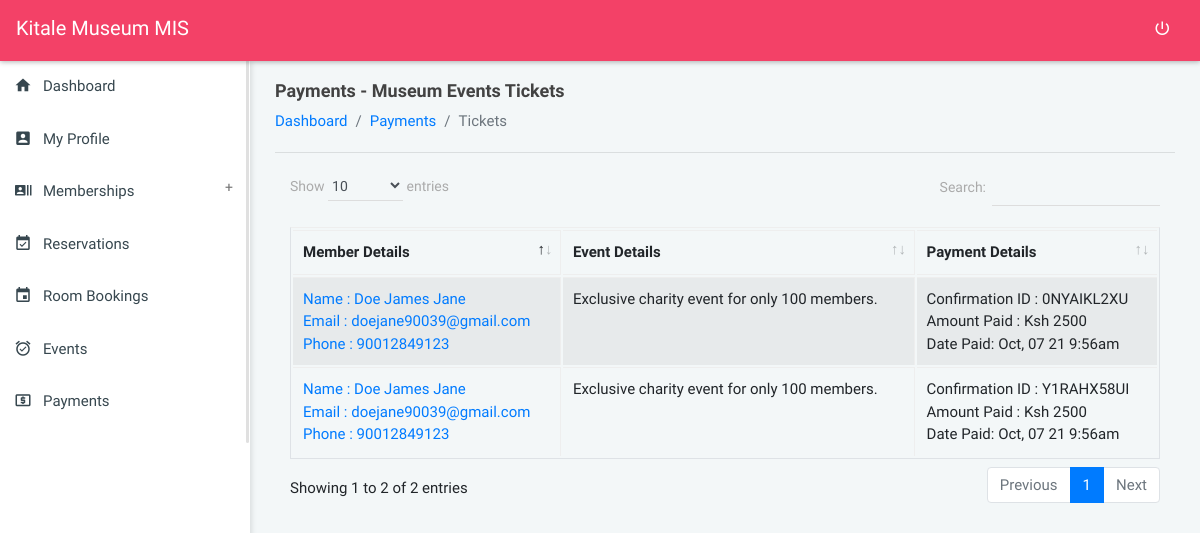
The page /modules_payments_tickets.php (signed in) on the database its author committed.
### tables this page shows
CREATE TABLE `settings` (
  `id` int(20) NOT NULL,
  `name` longtext DEFAULT NULL,
  `tagline` longtext DEFAULT NULL,
  `logo` longtext DEFAULT NULL,
  `mailer_host` varchar(200) DEFAULT NULL,
  `mailer_username` varchar(200) DEFAULT NULL,
  `mailer_from_email` varchar(200) DEFAULT NULL,
  `mailer_password` varchar(200) DEFAULT NULL
);

CREATE TABLE `payments` (
  `payment_id` varchar(200) NOT NULL,
  `payment_user_id` varchar(200) NOT NULL,
  `payment_amount` varchar(200) NOT NULL,
  `payment_confirmation_code` varchar(200) NOT NULL,
  `payment_service_paid_id` varchar(200) NOT NULL,
  `payment_created_at` timestamp(6) NOT NULL DEFAULT current_timestamp(6) ON UPDATE current_timestamp(6)
);

CREATE TABLE `users` (
  `user_id` varchar(200) NOT NULL,
  `user_name` varchar(200) DEFAULT NULL,
  `user_phone` varchar(200) DEFAULT NULL,
  `user_idno` varchar(200) DEFAULT NULL,
  `user_email` varchar(200) DEFAULT NULL,
  `user_password` varchar(200) DEFAULT NULL,
  `user_profile_pic` varchar(200) DEFAULT NULL,
  `user_access_level` varchar(200) DEFAULT NULL,
  `user_created_on` varchar(200) DEFAULT NULL
);

CREATE TABLE `events` (
  `event_id` varchar(200) NOT NULL,
  `event_details` longtext DEFAULT NULL,
  `event_date` varchar(200) DEFAULT NULL,
  `event_cost` varchar(200) DEFAULT NULL,
  `event_status` varchar(200) NOT NULL DEFAULT '0',
  `event_tickets` varchar(200) DEFAULT NULL
);

### modules_payments_tickets.php (the view, shortened to what this page needs)
<?php
require_once('config/config.php');
require_once('partials/head.php');
?>
<body class="theme-red">
    <?php require_once('partials/navigation.php'); ?>
    <?php require_once('partials/sidebar.php'); ?>
    <section class="content">
        <div class="container-fluid">
            <div class="block-header">
                <div class="row">
                    <div class="col-lg-12 col-md-6 col-sm-7">
                        <h2>Payments - Museum Events Tickets</h2>
                        <ul class="breadcrumb">
                            <li class="breadcrumb-item"><a href="dashboard">Dashboard</a></li>
                            <li class="breadcrumb-item"><a href="dashboard">Payments</a></li>
                            <li class="breadcrumb-item active">Tickets</li>
                        </ul>
                    </div>
                </div>
            </div>
            <hr>
            <div class="row clearfix">
                <div class="col-lg-12 col-md-12 col-sm-12">
                    <div class="table-responsive">
                        <table class="table table-bordered table-striped table-hover js-basic-example dataTable">
                            <thead>
                                <tr>
                                    <th>Member Details</th>
                                    <th>Event Details</th>
                                    <th>Payment Details</th>
                                </tr>
                            </thead>
                            <tbody>
                                <?php
                                $ret = "SELECT * FROM payments p
                                INNER JOIN tickets t ON t.ticket_id = p.payment_service_paid_id
                                INNER JOIN events e ON e.event_id = t.ticket_event_id
                                INNER JOIN users u ON u.user_id = p.payment_user_id
                                ";
                                $stmt = $mysqli->prepare($ret);
                                $stmt->execute();
                                $res = $stmt->get_result();
                                while ($payments = $res->fetch_object()) {
                                ?>
                                    <tr>
                                        <td>
                                            <a href="modules_payments_ticket?view=<?php echo $payments->payment_id; ?>&service=<?php echo $payments->payment_service_paid_id; ?>">
                                                Name : <?php echo $payments->user_name; ?> <br>
                                                Email : <?php echo $payments->user_email; ?> <br>
                                                Phone : <?php echo $payments->user_phone; ?> <br>
                                            </a>
                                        </td>
                                        <td>
                                            <?php echo $payments->event_details; ?>
                                        </td>
                                        <td>
                                            Confirmation ID : <?php echo $payments->payment_confirmation_code; ?><br>
                                            Amount Paid : Ksh <?php echo $payments->payment_amount; ?><br>
                                            Date Paid: <?php echo date('M, d y g:ia', strtotime($payments->payment_created_at)); ?>
                                        </td>
                                    </tr>
                                <?php
                                } ?>
                            </tbody>
                        </table>
                    </div>
                </div>
            </div>
        </div>
    </section>
</body>
</html>

### partials/navigation.php (shortened to what this page needs)
<?php
$user_rank = $_SESSION['user_access_level'];
$ret = "SELECT * FROM settings";
$stmt = $mysqli->prepare($ret);
$stmt->execute();
$res = $stmt->get_result();
while ($sys = $res->fetch_object()) {
    if ($user_rank == 'Member') {
?>
        <nav class="navbar">
            <div class="col-12">
                <div class="navbar-header">
                    <a href="javascript:void(0);" class="bars"></a>
                    <a class="navbar-brand" href="home"><?php echo $sys->name; ?> MIS</a>
                </div>
                <ul class="nav navbar-nav navbar-right">
                    <li><a href="logout" class="mega-menu" data-close="true"><i class="zmdi zmdi-power"></i></a></li>
                </ul>
            </div>
        </nav>
    <?php
    } else {
    ?>
        <nav class="navbar">
            <div class="col-12">
                <div class="navbar-header">
                    <a class="navbar-brand" href="dashboard"><?php echo $sys->name; ?> MIS</a>
                </div>
                <ul class="nav navbar-nav navbar-right">
                    <li><a href="logout" class="mega-menu" data-close="true"><i class="zmdi zmdi-power"></i></a></li>
                </ul>
            </div>
        </nav>
<?php
    }
}
?>

### assets/css/all-themes.css (style rules this page uses)
.theme-red .bars, .theme-red .navbar-brand, .theme-red .navbar-brand:hover, .theme-red .navbar-brand:active, .theme-red .navbar-brand:focus, .theme-red .nav > li > a { color: #fff; }
.theme-red .nav > li > a:hover, .theme-red .nav > li > a:focus, .theme-red .nav .open > a, .theme-red .nav .open > a:hover, .theme-red .nav .open > a:focus .theme-red .sidebar .menu .list li.active, { background-color: transparent; }
.theme-purple .nav > li > a:hover, .theme-purple .nav > li > a:focus, .theme-purple .nav .open > a, .theme-purple .nav .open > a:hover, .theme-purple .nav .open > a:focus .theme-purple .sidebar .menu .list li.active, { background-color: transparent; }
.theme-deep-purple .nav > li > a:hover, .theme-deep-purple .nav > li > a:focus, .theme-deep-purple .nav .open > a, .theme-deep-purple .nav .open > a:hover, .theme-deep-purple .nav .open > a:focus .theme-deep-purple .sidebar .menu .list li.active, { background-color: transparent; }
.theme-blue .nav > li > a:hover, .theme-blue .nav > li > a:focus, .theme-blue .nav .open > a, .theme-blue .nav .open > a:hover, .theme-blue .nav .open > a:focus .theme-blue .sidebar .menu .list li.active, { background-color: transparent; }
.theme-cyan .nav > li > a:hover, .theme-cyan .nav > li > a:focus, .theme-cyan .nav .open > a, .theme-cyan .nav .open > a:hover, .theme-cyan .nav .open > a:focus .theme-cyan .sidebar .menu .list li.active, { background-color: transparent; }
.theme-blue-grey .nav > li > a:hover, .theme-blue-grey .nav > li > a:focus, .theme-blue-grey .nav .open > a, .theme-blue-grey .nav .open > a:hover, .theme-blue-grey .nav .open > a:focus .theme-blue-grey .sidebar .menu .list li.active, { background-color: transparent; }
.theme-black .nav > li > a:hover, .theme-black .nav > li > a:focus, .theme-black .nav .open > a, .theme-black .nav .open > a:hover, .theme-black .nav .open > a:focus .theme-black .sidebar .menu .list li.active, { background-color: transparent; }
.theme-green .nav > li > a:hover, .theme-green .nav > li > a:focus, .theme-green .nav .open > a, .theme-green .nav .open > a:hover, .theme-green .nav .open > a:focus .theme-green .sidebar .menu .list li.active, { background-color: transparent; }
.theme-orange .nav > li > a:hover, .theme-orange .nav > li > a:focus, .theme-orange .nav .open > a, .theme-orange .nav .open > a:hover, .theme-orange .nav .open > a:focus .theme-orange .sidebar .menu .list li.active, { background-color: transparent; }
.theme-blush .nav > li > a:hover, .theme-blush .nav > li > a:focus, .theme-blush .nav .open > a, .theme-blush .nav .open > a:hover, .theme-blush .nav .open > a:focus .theme-blush .sidebar .menu .list li.active, { background-color: transparent; }

### rows shown on the page
settings: name "Kitale Museum"
payments: users.user_name "Doe James Jane", users.user_email "doejane90039@gmail.com", users.user_phone "90012849123", events.event_details "Exclusive charity event for only 100 members.", payment_confirmation_code "0NYAIKL2XU", payment_amount "2500", payment_created_at "Oct, 07 21 9:56am"
payments: users.user_name "Doe James Jane", users.user_email "doejane90039@gmail.com", users.user_phone "90012849123", events.event_details "Exclusive charity event for only 100 members.", payment_confirmation_code "Y1RAHX58UI", payment_amount "2500", payment_created_at "Oct, 07 21 9:56am"
